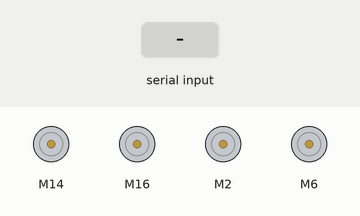
Recording of a sketch running on a simulated Arduino Uno, built with avr-gcc and run on an emulated ATmega328P. Parts: 4 × DC motor (green arrow = forward, orange = backward, longer = faster). The test bench sets the inputs (shaded band).

Above: at 1.2 s.
1.3 s: "1\n" received over the second serial link
At 1.7 s:
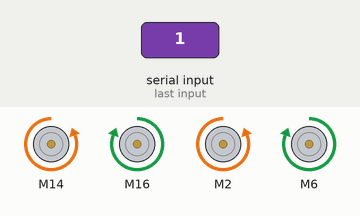
2.8 s: "2\n" received over the second serial link
At 4.0 s:
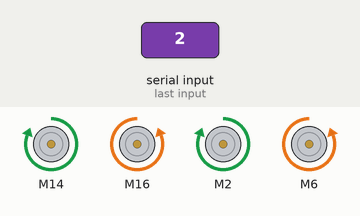
4.3 s: "3\n" received over the second serial link
At 5.1 s:
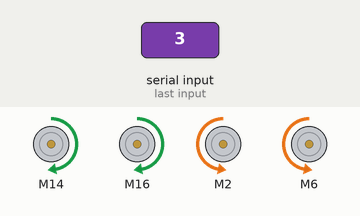
5.8 s: "4\n" received over the second serial link
At 6.3 s:
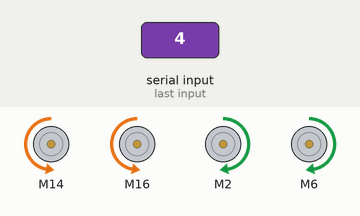
7.3 s: "0\n" received over the second serial link
At 8.5 s:
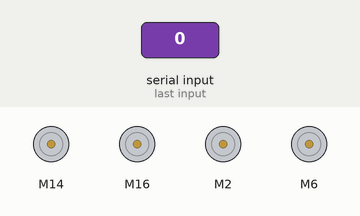
Timing chart, 0 to 9.8 s (numbered marks = the images above; inputs shaded):
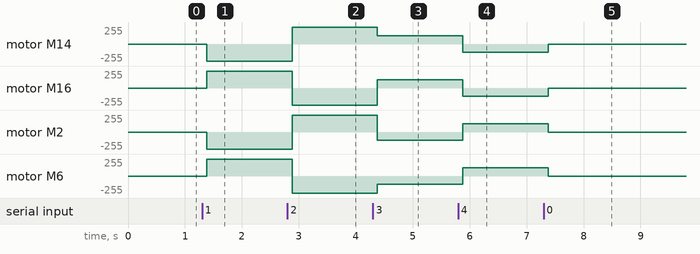

The sketch:

bluetooth_state_machine.ino
```cpp
/******************************************************************************
File Name: bluetooth_state_machine.ino
Author: William Wang

Description: This is the bluetooth state machine code for the LEGO robot utilizing 5
different states (STOP, FORWARD, BACKWARD, LEFT, and RIGHT). A bluetooth module and
app are required for this code to work.

Dependencies:
TB6612 SparkFun Library
SoftwareSerial
******************************************************************************/

// Include the different libraries in the code
#include <SoftwareSerial.h>
#include <SparkFun_TB6612.h>

// Create a bluetooth object and variables to store data read from bluetooth
SoftwareSerial HM10(9, 12); // RX = 9, TX = 12
char bt_msg;               // stores message from bluetooth module
String cmd = "";           // command to send to motor driver

// Pins for all inputs, keep in mind the PWM defines must be on PWM pins
// NOTE: F stands for the front motor driver; B stands for the back motor driver
// NOTE: let's define the frame of reference to be looking from the back of the car
//       We will define the all the A pins to be associated with the left side motors,
//       and the right side motors will be defined with the B pins
// NOTE: Let's also have all the positive wires from the motors go into the 1 pins, and
//       the negative wires to go into the 2 pins
#define AIN1_F A0
#define AIN2_F A1
#define BIN1_F A2
#define BIN2_F A3
#define PWMA_F 10
#define PWMB_F 11
#define STBY_F A4

#define AIN1_B 2
#define AIN2_B 4
#define BIN1_B 6
#define BIN2_B 7
#define PWMA_B 3
#define PWMB_B 5
#define STBY_B 8

// Define the default speed of the motors by using the PWM to get to 3.7 V
// TODO: Tune the motor speed to mimic our original testing case
#define DEFAULT_SPD 255

// these constants are used to allow you to make your motor configuration
// line up with function names like forward (i.e. if the motor is wired backwards
// then you can change the offset to flip the logic via software). Value can be 1 or -1
const int offsetA = 1;
const int offsetB = 1;

// Initializing motors.  The library will allow you to initialize as many
// motors as you have memory for.  If you are using functions like forward
// that take 2 motors as arguements you can either write new functions or
// call the function more than once.
Motor motorLeft_F = Motor(AIN1_F, AIN2_F, PWMA_F, -1, STBY_F);
Motor motorRight_F = Motor(BIN1_F, BIN2_F, PWMB_F, 1, STBY_F);
Motor motorLeft_B = Motor(AIN1_B, AIN2_B, PWMA_B, -1, STBY_B);
Motor motorRight_B = Motor(BIN1_B, BIN2_B, PWMB_B, 1, STBY_B);

// Initialize an enumeration to describe the different states for the motors
typedef enum{
   FORWARD,
   BACKWARD,
   LEFT,
   RIGHT,
   STOP
} motorState;

// Initialize the state of the motor (STOP)
motorState currentState = STOP;

void setup()
{
   HM10.begin(9600); // set HM10 serial at 9600 baud rate
   HM10.println("Bluetooth connection established.");
}

void loop()
{
   get_msg();
   motor_state_machine();
}

// This function gets a message from the bluetooth module when available
void get_msg(){
    HM10.listen();  // listen the HM10 port
    if (HM10.available() > 0) {   // if HM10 sends something then read
        bt_msg = HM10.read();

        // check to make sure we are not reading a new line character
        if (bt_msg != '\n'){
            cmd = String(bt_msg);  // save the data in string format
            // print confirmation message and set current state
            HM10.print("The following command has been received: "); HM10.println(cmd);
            HM10.print("The current state is: ");
            set_current_state();
            HM10.println("");
        }

    }
}

// This function gets the current state information from the bluetooth module
void set_current_state(){
   // Obtains a message from the serial line and updates the state case / prints confirmation message to application
   if (cmd == "0"){
      currentState = STOP;
      HM10.println("STOP");
   }
   else if (cmd == "1"){
      currentState = FORWARD;
      HM10.println("FORWARD");
   }
   else if (cmd == "2"){
      currentState = BACKWARD;
      HM10.println("BACKWARD");
   }
   else if (cmd == "3"){
      currentState = LEFT;
      HM10.println("LEFT");
   }
   else if (cmd == "4"){
      currentState = RIGHT;
      HM10.println("RIGHT");
   }
   else {
      HM10.println("INVALID INPUT");
   }
}

void motor_state_machine(){
   // TODO: Implement varying speeds into the state machines based on the joystick
   // Develop a simple state machine for the robot that controls the motors
   // with the following states: FORWARD, BACKWARD, LEFT, RIGHT, STOP
   switch(currentState)
   {
       case STOP:
         // both motors off and the robot is not moving
         brake(motorLeft_F, motorRight_F);
         brake(motorLeft_B, motorRight_B);
         break;

      case FORWARD:
         // moves the robot forward
         forward(motorLeft_F, motorRight_F, DEFAULT_SPD);
         forward(motorLeft_B, motorRight_B, DEFAULT_SPD);
         break;

      case BACKWARD:
         // moves the robot backward
         back(motorLeft_F, motorRight_F, DEFAULT_SPD);
         back(motorLeft_B, motorRight_B, DEFAULT_SPD);
         break;

      case LEFT:
         // turns the robot left
         // TODO: figure out why power is decreased for this condition
         left(motorLeft_F, motorRight_F, DEFAULT_SPD);
         left(motorRight_B, motorLeft_B, DEFAULT_SPD);
         break;

      case RIGHT:
         // turns the robot right
         // TODO: figure out why power is decreased for ths condition
         right(motorLeft_F, motorRight_F, DEFAULT_SPD);
         right(motorRight_B, motorLeft_B, DEFAULT_SPD);
         break;
   }
}
```

Measured:
- after the input at 1.3 s, motor M14, motor M2: stopped → backward 255/255 after 0.08 s; motor M16, motor M6: stopped → forward 255/255 after 0.08 s
- after the input at 2.8 s, motor M14, motor M2: backward 255/255 → forward 255/255 after 0.08 s; motor M16, motor M6: forward 255/255 → backward 255/255 after 0.08 s
- after the input at 4.3 s, motor M14: forward 255/255 → forward 127/255 after 0.08 s; motor M16: backward 255/255 → forward 127/255 after 0.08 s; motor M2: forward 255/255 → backward 127/255 after 0.08 s; motor M6: backward 255/255 → backward 127/255 after 0.08 s
- after the input at 5.8 s, motor M14, motor M16: forward 127/255 → backward 127/255 after 0.08 s; motor M2, motor M6: backward 127/255 → forward 127/255 after 0.08 s
- after the input at 7.3 s, motor M14, motor M16: backward 127/255 → stopped after 0.08 s; motor M2, motor M6: forward 127/255 → stopped after 0.08 s
